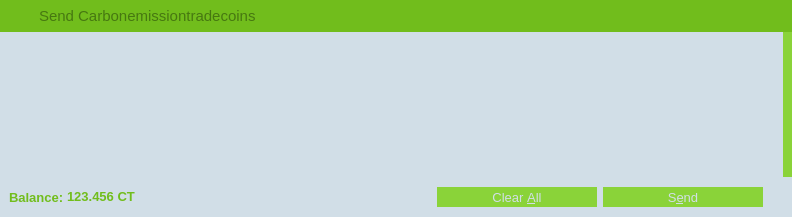
<?xml version="1.0" encoding="UTF-8"?>
<ui version="4.0">
 <class>SendCoinsDialog</class>
 <widget class="QDialog" name="SendCoinsDialog">
  <property name="geometry">
   <rect>
    <x>0</x>
    <y>0</y>
    <width>792</width>
    <height>217</height>
   </rect>
  </property>
  <property name="palette">
   <palette>
    <active>
     <colorrole role="Button">
      <brush brushstyle="SolidPattern">
       <color alpha="255">
        <red>233</red>
        <green>217</green>
        <blue>216</blue>
       </color>
      </brush>
     </colorrole>
     <colorrole role="Base">
      <brush brushstyle="SolidPattern">
       <color alpha="255">
        <red>214</red>
        <green>234</green>
        <blue>235</blue>
       </color>
      </brush>
     </colorrole>
     <colorrole role="Window">
      <brush brushstyle="SolidPattern">
       <color alpha="255">
        <red>233</red>
        <green>217</green>
        <blue>216</blue>
       </color>
      </brush>
     </colorrole>
    </active>
    <inactive>
     <colorrole role="Button">
      <brush brushstyle="SolidPattern">
       <color alpha="255">
        <red>233</red>
        <green>217</green>
        <blue>216</blue>
       </color>
      </brush>
     </colorrole>
     <colorrole role="Base">
      <brush brushstyle="SolidPattern">
       <color alpha="255">
        <red>214</red>
        <green>234</green>
        <blue>235</blue>
       </color>
      </brush>
     </colorrole>
     <colorrole role="Window">
      <brush brushstyle="SolidPattern">
       <color alpha="255">
        <red>233</red>
        <green>217</green>
        <blue>216</blue>
       </color>
      </brush>
     </colorrole>
    </inactive>
    <disabled>
     <colorrole role="Button">
      <brush brushstyle="SolidPattern">
       <color alpha="255">
        <red>233</red>
        <green>217</green>
        <blue>216</blue>
       </color>
      </brush>
     </colorrole>
     <colorrole role="Base">
      <brush brushstyle="SolidPattern">
       <color alpha="255">
        <red>233</red>
        <green>217</green>
        <blue>216</blue>
       </color>
      </brush>
     </colorrole>
     <colorrole role="Window">
      <brush brushstyle="SolidPattern">
       <color alpha="255">
        <red>233</red>
        <green>217</green>
        <blue>216</blue>
       </color>
      </brush>
     </colorrole>
    </disabled>
   </palette>
  </property>
  <property name="windowTitle">
   <string>Send Coins</string>
  </property>
  <property name="styleSheet">
   <string notr="true"/>
  </property>
  <layout class="QVBoxLayout" name="verticalLayout">
   <property name="spacing">
    <number>0</number>
   </property>
   <property name="leftMargin">
    <number>0</number>
   </property>
   <property name="topMargin">
    <number>0</number>
   </property>
   <property name="rightMargin">
    <number>0</number>
   </property>
   <property name="bottomMargin">
    <number>0</number>
   </property>
   <item>
    <widget class="QWidget" name="wSendMegsHeader" native="true">
     <property name="minimumSize">
      <size>
       <width>0</width>
       <height>32</height>
      </size>
     </property>
     <property name="maximumSize">
      <size>
       <width>16777215</width>
       <height>32</height>
      </size>
     </property>
     <property name="styleSheet">
      <string notr="true">background-color:rgb(113,189,28);</string>
     </property>
     <property name="is_header" stdset="0">
      <bool>true</bool>
     </property>
     <layout class="QHBoxLayout" name="horizontalLayout_15">
      <property name="leftMargin">
       <number>0</number>
      </property>
      <property name="topMargin">
       <number>0</number>
      </property>
      <property name="rightMargin">
       <number>0</number>
      </property>
      <property name="bottomMargin">
       <number>0</number>
      </property>
      <item>
       <spacer name="horizontalSpacer_20">
        <property name="orientation">
         <enum>Qt::Horizontal</enum>
        </property>
        <property name="sizeType">
         <enum>QSizePolicy::Fixed</enum>
        </property>
        <property name="sizeHint" stdset="0">
         <size>
          <width>3</width>
          <height>20</height>
         </size>
        </property>
       </spacer>
      </item>
      <item>
       <widget class="QLabel" name="label_29">
        <property name="sizePolicy">
         <sizepolicy hsizetype="Preferred" vsizetype="Preferred">
          <horstretch>0</horstretch>
          <verstretch>0</verstretch>
         </sizepolicy>
        </property>
        <property name="minimumSize">
         <size>
          <width>30</width>
          <height>30</height>
         </size>
        </property>
        <property name="maximumSize">
         <size>
          <width>30</width>
          <height>30</height>
         </size>
        </property>
        <property name="text">
         <string/>
        </property>
        <property name="pixmap">
         <pixmap resource="../res.qrc">:/res/upload.png</pixmap>
        </property>
       </widget>
      </item>
      <item>
       <widget class="QLabel" name="label_30">
        <property name="font">
         <font>
          <pointsize>11</pointsize>
          <stylestrategy>PreferAntialias</stylestrategy>
         </font>
        </property>
        <property name="styleSheet">
         <string notr="true">QLabel {
	color:rgb(70,120,16);
}</string>
        </property>
        <property name="text">
         <string>Send Carbonemissiontradecoins</string>
        </property>
       </widget>
      </item>
     </layout>
    </widget>
   </item>
   <item>
    <widget class="QScrollArea" name="scrollArea">
     <property name="styleSheet">
      <string notr="true">QScrollBar:vertical {
     border: 0px solid grey;
     background: white;
     width: 9px;
     margin: 0px 0px 0 0px;
 }
 QScrollBar::handle:vertical {
     background: rgb(138,211,57);
     min-width: 20px;
 }</string>
     </property>
     <property name="frameShape">
      <enum>QFrame::NoFrame</enum>
     </property>
     <property name="verticalScrollBarPolicy">
      <enum>Qt::ScrollBarAlwaysOn</enum>
     </property>
     <property name="widgetResizable">
      <bool>true</bool>
     </property>
     <widget class="QWidget" name="scrollAreaWidgetContents">
      <property name="geometry">
       <rect>
        <x>0</x>
        <y>0</y>
        <width>783</width>
        <height>145</height>
       </rect>
      </property>
      <property name="styleSheet">
       <string notr="true">#scrollAreaWidgetContents {
	background-color: rgb(209,222,231);
}</string>
      </property>
      <layout class="QVBoxLayout" name="verticalLayout_2">
       <property name="leftMargin">
        <number>0</number>
       </property>
       <property name="topMargin">
        <number>1</number>
       </property>
       <property name="rightMargin">
        <number>0</number>
       </property>
       <property name="bottomMargin">
        <number>0</number>
       </property>
       <item>
        <layout class="QVBoxLayout" name="entries">
         <property name="spacing">
          <number>6</number>
         </property>
        </layout>
       </item>
       <item>
        <spacer name="verticalSpacer">
         <property name="orientation">
          <enum>Qt::Vertical</enum>
         </property>
         <property name="sizeHint" stdset="0">
          <size>
           <width>20</width>
           <height>40</height>
          </size>
         </property>
        </spacer>
       </item>
      </layout>
     </widget>
    </widget>
   </item>
   <item>
    <widget class="QWidget" name="wContainer" native="true">
     <property name="styleSheet">
      <string notr="true">#wContainer {
	background-color: rgb(209,222,231);
}</string>
     </property>
     <layout class="QHBoxLayout" name="horizontalLayout_3">
      <property name="topMargin">
       <number>10</number>
      </property>
      <property name="bottomMargin">
       <number>10</number>
      </property>
      <item>
       <layout class="QHBoxLayout" name="horizontalLayout_2">
        <property name="spacing">
         <number>3</number>
        </property>
        <item>
         <widget class="QLabel" name="label">
          <property name="font">
           <font>
            <pointsize>10</pointsize>
            <weight>75</weight>
            <bold>true</bold>
           </font>
          </property>
          <property name="styleSheet">
           <string notr="true">QLabel {
	color:rgb(113,189,28);
}</string>
          </property>
          <property name="text">
           <string>Balance:</string>
          </property>
         </widget>
        </item>
        <item>
         <widget class="QLabel" name="labelBalance">
          <property name="font">
           <font>
            <pointsize>10</pointsize>
            <weight>75</weight>
            <bold>true</bold>
           </font>
          </property>
          <property name="cursor">
           <cursorShape>IBeamCursor</cursorShape>
          </property>
          <property name="styleSheet">
           <string notr="true">QLabel {
	color:rgb(113,189,28);
}</string>
          </property>
          <property name="text">
           <string>123.456 CT</string>
          </property>
          <property name="textInteractionFlags">
           <set>Qt::LinksAccessibleByMouse|Qt::TextSelectableByKeyboard|Qt::TextSelectableByMouse</set>
          </property>
         </widget>
        </item>
       </layout>
      </item>
      <item>
       <spacer name="horizontalSpacer_4">
        <property name="orientation">
         <enum>Qt::Horizontal</enum>
        </property>
        <property name="sizeHint" stdset="0">
         <size>
          <width>40</width>
          <height>20</height>
         </size>
        </property>
       </spacer>
      </item>
      <item>
       <widget class="QPushButton" name="clearButton">
        <property name="font">
         <font>
          <pointsize>10</pointsize>
          <stylestrategy>PreferAntialias</stylestrategy>
         </font>
        </property>
        <property name="toolTip">
         <string>Remove all transaction fields</string>
        </property>
        <property name="styleSheet">
         <string notr="true">QPushButton {
	background-color: rgb(138,211,57);
	color: rgb(209,222,231);
	border: 0px solid gray;
	max-height: 20px;
	min-height: 20px;
	max-width: 160px;
	min-width: 160px;
}

QPushButton:pressed:flat {
	background-color: rgb(70,120,16);
}

QPushButton:hover {
	background-color: rgb(70,120,16);
}</string>
        </property>
        <property name="text">
         <string>Clear &amp;All</string>
        </property>
        <property name="autoDefault">
         <bool>false</bool>
        </property>
        <property name="default">
         <bool>false</bool>
        </property>
        <property name="flat">
         <bool>true</bool>
        </property>
       </widget>
      </item>
      <item>
       <widget class="QPushButton" name="sendButton">
        <property name="font">
         <font>
          <pointsize>10</pointsize>
          <stylestrategy>PreferAntialias</stylestrategy>
         </font>
        </property>
        <property name="toolTip">
         <string>Confirm the send action</string>
        </property>
        <property name="styleSheet">
         <string notr="true">QPushButton {
	background-color: rgb(138,211,57);
	color: rgb(209,222,231);
	border: 0px solid gray;
	max-height: 20px;
	min-height: 20px;
	max-width: 160px;
	min-width: 160px;
}

QPushButton:pressed:flat {
	background-color: rgb(70,120,16);
}

QPushButton:hover {
	background-color: rgb(70,120,16);
}</string>
        </property>
        <property name="text">
         <string>S&amp;end</string>
        </property>
        <property name="default">
         <bool>true</bool>
        </property>
        <property name="flat">
         <bool>true</bool>
        </property>
       </widget>
      </item>
      <item>
       <spacer name="horizontalSpacer_5">
        <property name="orientation">
         <enum>Qt::Horizontal</enum>
        </property>
        <property name="sizeType">
         <enum>QSizePolicy::Fixed</enum>
        </property>
        <property name="sizeHint" stdset="0">
         <size>
          <width>20</width>
          <height>20</height>
         </size>
        </property>
       </spacer>
      </item>
     </layout>
    </widget>
   </item>
  </layout>
 </widget>
 <resources>
  <include location="../res.qrc"/>
 </resources>
 <connections/>
</ui>
